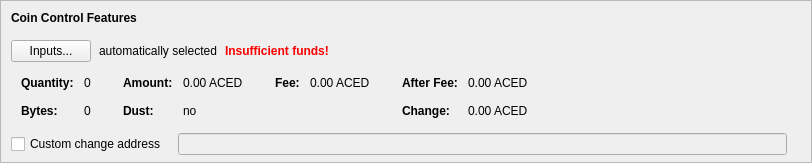
    <widget class="QFrame" name="frameCoinControl">
     <property name="sizePolicy">
      <sizepolicy hsizetype="Expanding" vsizetype="Expanding">
       <horstretch>0</horstretch>
       <verstretch>0</verstretch>
      </sizepolicy>
     </property>
     <property name="maximumSize">
      <size>
       <width>16777215</width>
       <height>16777215</height>
      </size>
     </property>
     <property name="frameShape">
      <enum>QFrame::StyledPanel</enum>
     </property>
     <property name="frameShadow">
      <enum>QFrame::Sunken</enum>
     </property>
     <layout class="QVBoxLayout" name="verticalLayoutCoinControl2">
      <property name="spacing">
       <number>0</number>
      </property>
      <property name="leftMargin">
       <number>0</number>
      </property>
      <property name="topMargin">
       <number>0</number>
      </property>
      <property name="rightMargin">
       <number>0</number>
      </property>
      <property name="bottomMargin">
       <number>6</number>
      </property>
      <item>
       <layout class="QVBoxLayout" name="verticalLayoutCoinControl" stretch="0,0,0,0,1">
        <property name="spacing">
         <number>0</number>
        </property>
        <property name="leftMargin">
         <number>10</number>
        </property>
        <property name="topMargin">
         <number>10</number>
        </property>
        <item>
         <layout class="QHBoxLayout" name="horizontalLayoutCoinControl1">
          <property name="bottomMargin">
           <number>15</number>
          </property>
          <item>
           <widget class="QLabel" name="labelCoinControlFeatures">
            <property name="sizePolicy">
             <sizepolicy hsizetype="Preferred" vsizetype="Maximum">
              <horstretch>0</horstretch>
              <verstretch>0</verstretch>
             </sizepolicy>
            </property>
            <property name="font">
             <font>
              <weight>75</weight>
              <bold>true</bold>
             </font>
            </property>
            <property name="styleSheet">
             <string notr="true">font-weight:bold;</string>
            </property>
            <property name="text">
             <string>Coin Control Features</string>
            </property>
           </widget>
          </item>
         </layout>
        </item>
        <item>
         <layout class="QHBoxLayout" name="horizontalLayoutCoinControl2" stretch="0,0,0,0">
          <property name="spacing">
           <number>8</number>
          </property>
          <property name="bottomMargin">
           <number>10</number>
          </property>
          <item>
           <widget class="QPushButton" name="pushButtonCoinControl">
            <property name="styleSheet">
             <string notr="true"/>
            </property>
            <property name="text">
             <string>Inputs...</string>
            </property>
            <property name="autoDefault">
             <bool>false</bool>
            </property>
           </widget>
          </item>
          <item>
           <widget class="QLabel" name="labelCoinControlAutomaticallySelected">
            <property name="text">
             <string>automatically selected</string>
            </property>
            <property name="margin">
             <number>5</number>
            </property>
           </widget>
          </item>
          <item>
           <widget class="QLabel" name="labelCoinControlInsuffFunds">
            <property name="font">
             <font>
              <weight>75</weight>
              <bold>true</bold>
             </font>
            </property>
            <property name="styleSheet">
             <string notr="true">color:red;font-weight:bold;</string>
            </property>
            <property name="text">
             <string>Insufficient funds!</string>
            </property>
            <property name="margin">
             <number>5</number>
            </property>
           </widget>
          </item>
          <item>
           <spacer name="horizontalSpacerCoinControl">
            <property name="orientation">
             <enum>Qt::Horizontal</enum>
            </property>
            <property name="sizeHint" stdset="0">
             <size>
              <width>40</width>
              <height>1</height>
             </size>
            </property>
           </spacer>
          </item>
         </layout>
        </item>
        <item>
         <widget class="QWidget" name="widgetCoinControl" native="true">
          <property name="sizePolicy">
           <sizepolicy hsizetype="Preferred" vsizetype="Preferred">
            <horstretch>0</horstretch>
            <verstretch>0</verstretch>
           </sizepolicy>
          </property>
          <property name="minimumSize">
           <size>
            <width>0</width>
            <height>0</height>
           </size>
          </property>
          <property name="styleSheet">
           <string notr="true"/>
          </property>
          <layout class="QHBoxLayout" name="horizontalLayoutCoinControl5">
           <property name="leftMargin">
            <number>0</number>
           </property>
           <property name="topMargin">
            <number>0</number>
           </property>
           <property name="rightMargin">
            <number>0</number>
           </property>
           <property name="bottomMargin">
            <number>0</number>
           </property>
           <item>
            <layout class="QHBoxLayout" name="horizontalLayoutCoinControl3" stretch="0,0,0,1">
             <property name="spacing">
              <number>20</number>
             </property>
             <property name="topMargin">
              <number>0</number>
             </property>
             <property name="bottomMargin">
              <number>10</number>
             </property>
             <item>
              <layout class="QFormLayout" name="formLayoutCoinControl1">
               <property name="horizontalSpacing">
                <number>10</number>
               </property>
               <property name="verticalSpacing">
                <number>14</number>
               </property>
               <property name="leftMargin">
                <number>10</number>
               </property>
               <property name="topMargin">
                <number>4</number>
               </property>
               <property name="rightMargin">
                <number>6</number>
               </property>
               <item row="0" column="0">
                <widget class="QLabel" name="labelCoinControlQuantityText">
                 <property name="font">
                  <font>
                   <weight>75</weight>
                   <bold>true</bold>
                  </font>
                 </property>
                 <property name="text">
                  <string>Quantity:</string>
                 </property>
                 <property name="margin">
                  <number>0</number>
                 </property>
                </widget>
               </item>
               <item row="0" column="1">
                <widget class="QLabel" name="labelCoinControlQuantity">
                 <property name="cursor">
                  <cursorShape>IBeamCursor</cursorShape>
                 </property>
                 <property name="contextMenuPolicy">
                  <enum>Qt::ActionsContextMenu</enum>
                 </property>
                 <property name="text">
                  <string notr="true">0</string>
                 </property>
                 <property name="margin">
                  <number>0</number>
                 </property>
                 <property name="textInteractionFlags">
                  <set>Qt::LinksAccessibleByMouse|Qt::TextSelectableByKeyboard|Qt::TextSelectableByMouse</set>
                 </property>
                </widget>
               </item>
               <item row="1" column="0">
                <widget class="QLabel" name="labelCoinControlBytesText">
                 <property name="font">
                  <font>
                   <weight>75</weight>
                   <bold>true</bold>
                  </font>
                 </property>
                 <property name="text">
                  <string>Bytes:</string>
                 </property>
                </widget>
               </item>
               <item row="1" column="1">
                <widget class="QLabel" name="labelCoinControlBytes">
                 <property name="cursor">
                  <cursorShape>IBeamCursor</cursorShape>
                 </property>
                 <property name="contextMenuPolicy">
                  <enum>Qt::ActionsContextMenu</enum>
                 </property>
                 <property name="text">
                  <string notr="true">0</string>
                 </property>
                 <property name="textInteractionFlags">
                  <set>Qt::LinksAccessibleByMouse|Qt::TextSelectableByKeyboard|Qt::TextSelectableByMouse</set>
                 </property>
                </widget>
               </item>
              </layout>
             </item>
             <item>
              <layout class="QFormLayout" name="formLayoutCoinControl2">
               <property name="horizontalSpacing">
                <number>10</number>
               </property>
               <property name="verticalSpacing">
                <number>14</number>
               </property>
               <property name="leftMargin">
                <number>6</number>
               </property>
               <property name="topMargin">
                <number>4</number>
               </property>
               <property name="rightMargin">
                <number>6</number>
               </property>
               <item row="0" column="0">
                <widget class="QLabel" name="labelCoinControlAmountText">
                 <property name="font">
                  <font>
                   <weight>75</weight>
                   <bold>true</bold>
                  </font>
                 </property>
                 <property name="text">
                  <string>Amount:</string>
                 </property>
                 <property name="margin">
                  <number>0</number>
                 </property>
                </widget>
               </item>
               <item row="0" column="1">
                <widget class="QLabel" name="labelCoinControlAmount">
                 <property name="cursor">
                  <cursorShape>IBeamCursor</cursorShape>
                 </property>
                 <property name="contextMenuPolicy">
                  <enum>Qt::ActionsContextMenu</enum>
                 </property>
                 <property name="text">
                  <string notr="true">0.00 ACED</string>
                 </property>
                 <property name="textInteractionFlags">
                  <set>Qt::LinksAccessibleByMouse|Qt::TextSelectableByKeyboard|Qt::TextSelectableByMouse</set>
                 </property>
                </widget>
               </item>
               <item row="1" column="0">
                <widget class="QLabel" name="labelCoinControlLowOutputText">
                 <property name="font">
                  <font>
                   <weight>75</weight>
                   <bold>true</bold>
                  </font>
                 </property>
                 <property name="text">
                  <string>Dust:</string>
                 </property>
                </widget>
               </item>
               <item row="1" column="1">
                <widget class="QLabel" name="labelCoinControlLowOutput">
                 <property name="cursor">
                  <cursorShape>IBeamCursor</cursorShape>
                 </property>
                 <property name="contextMenuPolicy">
                  <enum>Qt::ActionsContextMenu</enum>
                 </property>
                 <property name="text">
                  <string notr="true">no</string>
                 </property>
                 <property name="textInteractionFlags">
                  <set>Qt::LinksAccessibleByMouse|Qt::TextSelectableByKeyboard|Qt::TextSelectableByMouse</set>
                 </property>
                </widget>
               </item>
              </layout>
             </item>
             <item>
              <layout class="QFormLayout" name="formLayoutCoinControl3">
               <property name="horizontalSpacing">
                <number>10</number>
               </property>
               <property name="verticalSpacing">
                <number>14</number>
               </property>
               <property name="leftMargin">
                <number>6</number>
               </property>
               <property name="topMargin">
                <number>4</number>
               </property>
               <property name="rightMargin">
                <number>6</number>
               </property>
               <item row="0" column="0">
                <widget class="QLabel" name="labelCoinControlFeeText">
                 <property name="font">
                  <font>
                   <weight>75</weight>
                   <bold>true</bold>
                  </font>
                 </property>
                 <property name="text">
                  <string>Fee:</string>
                 </property>
                 <property name="margin">
                  <number>0</number>
                 </property>
                </widget>
               </item>
               <item row="0" column="1">
                <widget class="QLabel" name="labelCoinControlFee">
                 <property name="cursor">
                  <cursorShape>IBeamCursor</cursorShape>
                 </property>
                 <property name="contextMenuPolicy">
                  <enum>Qt::ActionsContextMenu</enum>
                 </property>
                 <property name="text">
                  <string notr="true">0.00 ACED</string>
                 </property>
                 <property name="textInteractionFlags">
                  <set>Qt::LinksAccessibleByMouse|Qt::TextSelectableByKeyboard|Qt::TextSelectableByMouse</set>
                 </property>
                </widget>
               </item>
              </layout>
             </item>
             <item>
              <layout class="QFormLayout" name="formLayoutCoinControl4">
               <property name="horizontalSpacing">
                <number>10</number>
               </property>
               <property name="verticalSpacing">
                <number>14</number>
               </property>
               <property name="leftMargin">
                <number>6</number>
               </property>
               <property name="topMargin">
                <number>4</number>
               </property>
               <property name="rightMargin">
                <number>6</number>
               </property>
               <item row="0" column="0">
                <widget class="QLabel" name="labelCoinControlAfterFeeText">
                 <property name="font">
                  <font>
                   <weight>75</weight>
                   <bold>true</bold>
                  </font>
                 </property>
                 <property name="text">
                  <string>After Fee:</string>
                 </property>
                 <property name="margin">
                  <number>0</number>
                 </property>
                </widget>
               </item>
               <item row="0" column="1">
                <widget class="QLabel" name="labelCoinControlAfterFee">
                 <property name="cursor">
                  <cursorShape>IBeamCursor</cursorShape>
                 </property>
                 <property name="contextMenuPolicy">
                  <enum>Qt::ActionsContextMenu</enum>
                 </property>
                 <property name="text">
                  <string notr="true">0.00 ACED</string>
                 </property>
                 <property name="textInteractionFlags">
                  <set>Qt::LinksAccessibleByMouse|Qt::TextSelectableByKeyboard|Qt::TextSelectableByMouse</set>
                 </property>
                </widget>
               </item>
               <item row="1" column="0">
                <widget class="QLabel" name="labelCoinControlChangeText">
                 <property name="font">
                  <font>
                   <weight>75</weight>
                   <bold>true</bold>
                  </font>
                 </property>
                 <property name="text">
                  <string>Change:</string>
                 </property>
                </widget>
               </item>
               <item row="1" column="1">
                <widget class="QLabel" name="labelCoinControlChange">
                 <property name="cursor">
                  <cursorShape>IBeamCursor</cursorShape>
                 </property>
                 <property name="contextMenuPolicy">
                  <enum>Qt::ActionsContextMenu</enum>
                 </property>
                 <property name="text">
                  <string notr="true">0.00 ACED</string>
                 </property>
                 <property name="textInteractionFlags">
                  <set>Qt::LinksAccessibleByMouse|Qt::TextSelectableByKeyboard|Qt::TextSelectableByMouse</set>
                 </property>
                </widget>
               </item>
              </layout>
             </item>
            </layout>
           </item>
          </layout>
         </widget>
        </item>
        <item>
         <layout class="QHBoxLayout" name="horizontalLayoutCoinControl4" stretch="0,0,0">
          <property name="spacing">
           <number>12</number>
          </property>
          <property name="sizeConstraint">
           <enum>QLayout::SetDefaultConstraint</enum>
          </property>
          <property name="topMargin">
           <number>5</number>
          </property>
          <property name="rightMargin">
           <number>5</number>
          </property>
          <item>
           <widget class="QCheckBox" name="checkBoxCoinControlChange">
            <property name="toolTip">
             <string>If this is activated, but the change address is empty or invalid, change will be sent to a newly generated address.</string>
            </property>
            <property name="text">
             <string>Custom change address</string>
            </property>
           </widget>
          </item>
          <item>
           <widget class="QValidatedLineEdit" name="lineEditCoinControlChange">
            <property name="enabled">
             <bool>false</bool>
            </property>
            <property name="sizePolicy">
             <sizepolicy hsizetype="Expanding" vsizetype="Fixed">
              <horstretch>0</horstretch>
              <verstretch>0</verstretch>
             </sizepolicy>
            </property>
           </widget>
          </item>
          <item>
           <widget class="QLabel" name="labelCoinControlChangeLabel">
            <property name="sizePolicy">
             <sizepolicy hsizetype="Preferred" vsizetype="Expanding">
              <horstretch>0</horstretch>
              <verstretch>0</verstretch>
             </sizepolicy>
            </property>
            <property name="minimumSize">
             <size>
              <width>0</width>
              <height>0</height>
             </size>
            </property>
            <property name="text">
             <string/>
            </property>
            <property name="margin">
             <number>3</number>
            </property>
           </widget>
          </item>
         </layout>
        </item>
        <item>
         <spacer name="verticalSpacerCoinControl">
          <property name="orientation">
           <enum>Qt::Vertical</enum>
          </property>
          <property name="sizeHint" stdset="0">
           <size>
            <width>800</width>
            <height>1</height>
           </size>
          </property>
         </spacer>
        </item>
       </layout>
      </item>
     </layout>
    </widget>
